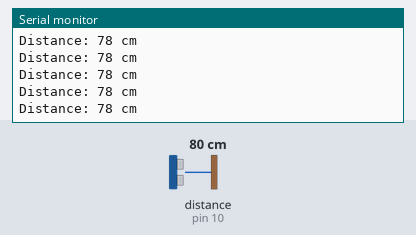
This sketch was run on a simulated Arduino Uno, built with avr-gcc and run on an emulated ATmega328P. On the bench: the last lines printed to the serial monitor. Wiring (inferred from the names in the program): ultrasonic range finder: trigger pin 9; echo pin 10. Inputs (shaded band) come from the test bench; at power-on: distance to the obstacle (sensor on pin 10) 80 cm. The echo pulse lasts 58.3 µs per cm.

Above: at 1.2 s.
1.3 s: distance to the obstacle (sensor on pin 10) set to 4 cm
At 1.38 s:
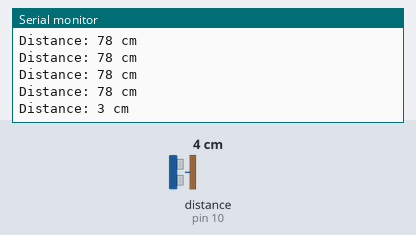
4.3 s: distance to the obstacle (sensor on pin 10) set to 2 cm
At 4.3 s:
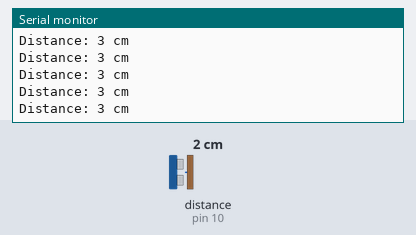
Timing chart, 0 to 7.3 s (numbered marks = the images above; inputs shaded):
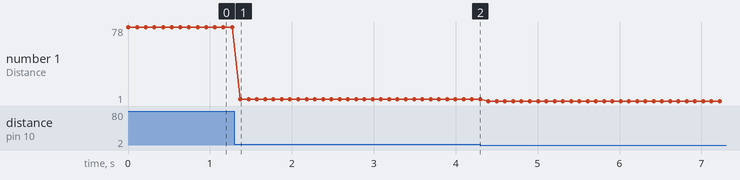

The sketch:

ultrasonic_test.ino
```cpp
// Ultrasonic Sensor Test for Arduino

// Define Pins
const int TRIG_PIN = 9;
const int ECHO_PIN = 10;

// Variables for calculation
long duration;
int distance_cm;

void setup() {
  Serial.begin(115200);

  // Setup Sensor Pins
  pinMode(TRIG_PIN, OUTPUT);
  pinMode(ECHO_PIN, INPUT);

  // Initialize Trigger LOW
  digitalWrite(TRIG_PIN, LOW);

  Serial.println("Ultrasonic Sensor Test Started!");
}

void loop() {
  // 1. Send out a 10-microsecond ping pulse
  digitalWrite(TRIG_PIN, HIGH);
  delayMicroseconds(10);
  digitalWrite(TRIG_PIN, LOW);

  // 2. Read the echo return time in microseconds
  // pulseIn() blocks until the ECHO pin goes HIGH, then waits for it to go LOW
  duration = pulseIn(ECHO_PIN, HIGH);

  // 3. Calculate Distance
  // Distance = (Time passed * Speed of Sound) / 2
  // Speed of sound is ~0.034 cm/microsecond
  distance_cm = duration * 0.034 / 2;

  // 4. Print the result
  Serial.print("Distance: ");
  Serial.print(distance_cm);
  Serial.println(" cm");

  // Delay before the next reading
  delay(100);
}
```

Measured:
- after the input at 1.3 s, the serial monitor: prints a new line after 0.07 s (image 1)
- plotted number 1: 78 → 3 after the input at 1.3 s, 3 → 1 after the input at 4.3 s
